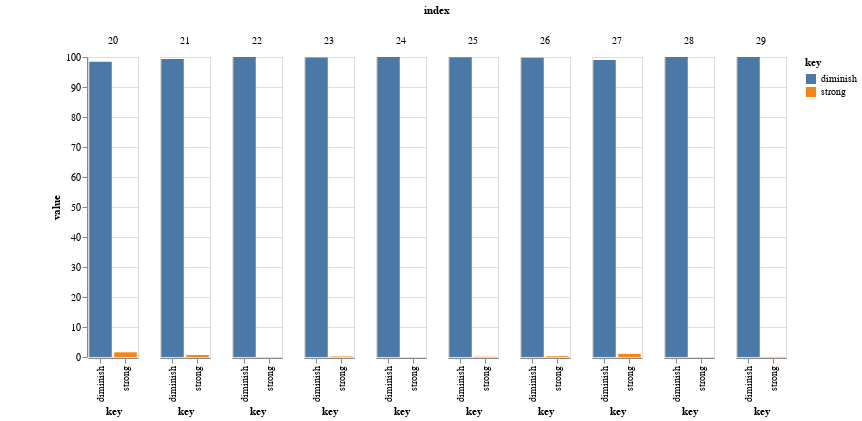

Notebook code cell kept with this figure:
### Markdown cell above
# Test Sentences Here
### **Note**: Click Play to Predict next 10 emails

### Code cell
####################################################################################################################
                       ## Remove this later
import pandas as pd
import altair as alt
import numpy as np
text= df['content']  # all data
# text= femaleEmail['content']    # all female data
text= text[startIndex:endIndex]
prob_Of_Each_Class = pipeline.predict_proba(text)
X = np.arange(startIndex,endIndex)
y_strong= prob_Of_Each_Class[:,1]*100
y_diminishing=prob_Of_Each_Class[:,0]*100    

dfTest = pd.DataFrame(columns=('index', 'strong', 'diminish','sentence'))
dfTest['index']=X 
dfTest['strong']=y_strong 
dfTest['diminish']=y_diminishing
dfTest['sentence']=list(text)
gp_chart = (
  alt.Chart(dfTest,width=50 ,padding={"left": 50, "top": 5, "right": 5, "bottom": 5} )
    .transform_fold(["diminish", "strong"], as_=["key", "value"])
    .mark_bar()  # size=50
    .encode(
        x="key:N",
        y="value:Q",
        color="key:N",
        column="index",
        tooltip="sentence"
    )   # .interactive() 
)

startIndex= startIndex+collectionSize
endIndex=startIndex+collectionSize
gp_chart.display()

    
for index, row in enumerate(text.index):
    print(X[index],  " "+text[row], " ",X[index])    # " ",row,
    
                            ## Remove this later
####################################################################################################################

### Figure 1 — Vega-Lite specification as saved in the notebook (floating-point values rounded to 4 significant figures)
{"config": {"view": {"continuousWidth": 400, "continuousHeight": 300}}, "data": {"name": "data-191914934f5417610e4b5aac59e1e8a4"}, "mark": "bar", "encoding": {"color": {"type": "nominal", "field": "key"}, "column": {"type": "quantitative", "field": "index"}, "tooltip": {"type": "nominal", "field": "sentence"}, "x": {"type": "nominal", "field": "key"}, "y": {"type": "quantitative", "field": "value"}}, "padding": {"left": 50, "top": 5, "right": 5, "bottom": 5}, "transform": [{"fold": ["diminish", "strong"], "as": ["key", "value"]}], "width": 50, "$schema": "https://vega.github.io/schema/vega-lite/v4.8.1.json", "datasets": {"data-191914934f5417610e4b5aac59e1e8a4": [{"index": 20, "strong": 1.57, "diminish": 98.43, "sentence": "Patrick, Please furnish a hard copy of each of the swap confirmations for: Deal Nos. V48090.1 & V48242.1 These deals were referenced by the Counterparty. However, there may be additional confirmations for other financial transactions, therefore, please those confirmations as well (if any). Thank for all the help. Cordially, Susan S. Bailey Enron North America Corp. 1400 Smith Street, Suite 3803A Houston, Texas 77002 Phone: (713) 853-4737 Fax: (713) 646-3490 Email: Susan.Bailey@enron.com"}, {"index": 21, "strong": 0.655, "diminish": 99.35, "sentence": "Ellen, Please check to see if there are any \"live\" physical deals with the captioned counterparty. If so, please provide a hard copy of the confirmation(s) evidencing such deals. I wuld appreciate receipt of such confirmations by Wednesday, February 6th. Many thanks for all your help. Cordially, Susan S. Bailey Enron North America Corp. 1400 Smith Street, Suite 3803A Houston, Texas 77002 Phone: (713) 853-4737 Fax: (713) 646-3490 Email: Susan.Bailey@enron.com"}, {"index": 22, "strong": 0.03388, "diminish": 99.97, "sentence": "Ellen, Yes, that is their actual name. I guess they have not done any physical deals. Many thanks, Susan -----Original Message----- From: Wallumrod, Ellen Sent: Tuesday, February 05, 2002 10:05 AM To: Bailey, Susan Subject: RE: US Brick Co. Susan, Is \"US Brick Co.\" the actual name of this counterparty ? I have just searched for any physical gas transactions under this name and got 0 results. Rgds, Ellen x54099 -----Original Message----- From: Bailey, Susan Sent: Tuesday, February 05, 2002 9:36 AM To: Wallumrod, Ellen Subject: US Brick Co. Ellen, Please check to see if there are any \"live\" physical deals with the captioned counterparty. If so, please provide a hard copy of the confirmation(s) evidencing such deals. I wuld appreciate receipt of such confirmations by Wednesday, February 6th. Many thanks for all your help. Cordially, Susan S. Bailey Enron North America Corp. 1400 Smith Street, Suite 3803A Houston, Texas 77002 Phone: (713) 853-4737 Fax: (713) 646-3490 Email: Susan.Bailey@enron.com"}, {"index": 23, "strong": 0.174, "diminish": 99.83, "sentence": "Ellen, I have just found out that US Brick may also transact business under the name Tiffany Brick Company, L.P. So please conduct another search under that name. And if there are confirms, please furnish the hard copies to me. Thanks, Susan -----Original Message----- From: Wallumrod, Ellen Sent: Tuesday, February 05, 2002 10:05 AM To: Bailey, Susan Subject: RE: US Brick Co. Susan, Is \"US Brick Co.\" the actual name of this counterparty ? I have just searched for any physical gas transactions under this name and got 0 results. Rgds, Ellen x54099 -----Original Message----- From: Bailey, Susan Sent: Tuesday, February 05, 2002 9:36 AM To: Wallumrod, Ellen Subject: US Brick Co. Ellen, Please check to see if there are any \"live\" physical deals with the captioned counterparty. If so, please provide a hard copy of the confirmation(s) evidencing such deals. I wuld appreciate receipt of such confirmations by Wednesday, February 6th. Many thanks for all your help. Cordially, Susan S. Bailey Enron North America Corp. 1400 Smith Street, Suite 3803A Houston, Texas 77002 Phone: (713) 853-4737 Fax: (713) 646-3490 Email: Susan.Bailey@enron.com"}, {"index": 24, "strong": 0.006052, "diminish": 99.99, "sentence": "Guys, Also conduct the search under the name of Tiffany Brick Company, L.P. as we have just found out that the confirms may be under that name. Thanks. -----Original Message----- From: Bailey, Susan Sent: Tuesday, February 05, 2002 9:33 AM To: Mulvany, Patrick Subject: US Brick Co. Patrick, Please furnish a hard copy of each of the swap confirmations for: Deal Nos. V48090.1 & V48242.1 These deals were referenced by the Counterparty. However, there may be additional confirmations for other financial transactions, therefore, please those confirmations as well (if any). Thank for all the help. Cordially, Susan S. Bailey Enron North America Corp. 1400 Smith Street, Suite 3803A Houston, Texas 77002 Phone: (713) 853-4737 Fax: (713) 646-3490 Email: Susan.Bailey@enron.com"}, {"index": 25, "strong": 0.09606, "diminish": 99.9, "sentence": "All, Attached is the most recent working list of the Confirmation Desk members which will be remain with the Enron Estate. Cordially, Susan S. Bailey Enron North America Corp. 1400 Smith Street, Suite 3803A Houston, Texas 77002 Phone: (713) 853-4737 Fax: (713) 646-3490 Email: Susan.Bailey@enron.com"}, {"index": 26, "strong": 0.2654, "diminish": 99.73, "sentence": "Mary Nell & Ted, As discussed, attached is an individual \"Master Log\" for: (a) ECTRIC, (b) EFET/EEFTL, and (c) Enron Credit Limited/Enron Credit Inc. Each Master Log was based on Houston's Termination Log as of 2-11-02. In reviewing the respective Master Logs you will notice that: (a) the attached Master Logs include some of the same entries -- because the termination letter may have related to various Enron affiliates; (b) each of the attached Master Logs includes some counterparties also represented on the London Log entitled \"Schedule of Claims\" - because in many cases the Enron entity was not identified in the London Log; and (c) the following Tab Numbers (being the number that appears in the London Log) represent those counterparties which appear as a counterparty entry in one or more of the attached Master Logs and those counterparty entries on the London Log need to be identified with one or more of the attached Master Logs: Tab No. 1-3 5-8 14-16B 19 21& 22 27 &28 31-40 41 (Nordea Bank Finland Plc) 42 44 47-50 52-54 72 79-84 88-90 99 106 109 116 You are receiving all notices relating to the U.K. Enron entities and can update/maintain the attached Master Logs accordingly. Please let me or Sara know if you have any questions or need additional assistance. Cordially, Susan S. Bailey Enron North America Corp. 1400 Smith Street, Suite 3803A Houston, Texas 77002 Phone: (713) 853-4737 Fax: (713) 646-3490 Email: Susan.Bailey@enron.com"}, {"index": 27, "strong": 1.04, "diminish": 98.96, "sentence": "All, Set forth below is the list of the Non-Terminated Top Ten Counterparties, where Enron is In-The-Money. First determine where if applicable in your respective confirm worlds whether the appropriate Enron affiliate has a (i) physical gas, coal, steel, pulp & paper, lumber & etc.; (ii) financial power, gas, or other commodities (ie. weather, steel, coal, etc.), relationship with each of the counterparties listed. If so, please furnish confirms or a listing that evidence the following requests: 1. Live Deals as of November 30, 2001 2. Expired Deals since November 30, 2001 3. New Deals since November 30, 2001 This request must be handled on an expedited -- ASAP basis to be furnished by Monday, February 4th. Many thanks, Susan S. Bailey Enron North America Corp. 1400 Smith Street, Suite 3803A Houston, Texas 77002 Phone: (713) 853-4737 Fax: (713) 646-3490 Email: Susan.Bailey@enron.com -----Original Message----- From: Shackleton, Sara Sent: Thursday, January 31, 2002 4:17 PM To: Tweed, Sheila Cc: Bailey, Susan; Boyd, Samantha; Panus, Stephanie; Sevitz, Robert; Moran, Tom Subject: RE: TOP TEN counterparties (for ENA) - Non-Terminated, in-the-money positions (based upon FMTM information as of 11/30/01) (1) TXU Energy Trading Company [(2) BP Capital Energy Fund LP - may be subject to mutual termination] (2) Noble Gas Marketing Inc. (3) Puget Sound Energy, Inc. (4) Virginia Power Energy Marketing, Inc. [(5) T. Boone Pickens - may be subject to mutual termination] (5) Neumin Production Co. [(6) Sodra Skogsagarna Ek For - probably an ECTRIC counterparty] (6) Texaco Natural Gas Inc. (may be booked incorrectly for Texaco, Inc. financial trades) (7) ACE Capital Re Overseas Ltd. (8) Nevada Power Company (9) Prior Energy Corporation (10) Select Energy, Inc. -----Original Message----- From: Tweed, Sheila Sent: Thursday, January 31, 2002 3:10 PM To: Shackleton, Sara Subject: Please send me the names of the 10 counterparties that we are evaluating. Thanks! Cordially, Susan S. Bailey Enron North America Corp. 1400 Smith Street, Suite 3803A Houston, Texas 77002 Phone: (713) 853-4737 Fax: (713) 646-3490 Email: Susan.Bailey@enron.com"}, {"index": 28, "strong": 0.004345, "diminish": 100.0, "sentence": "Diane, I too noted that BP Capital Energy Fund L.P. had terminated by mutual termination; however, include them on your list for the time being. Thanks. FYI: thanks for including Melissa -- I had sent her a separate email as we had spoken over the phone concerning the project request. Susan -----Original Message----- From: Anderson, Diane Sent: Thursday, January 31, 2002 5:07 PM To: Bailey, Susan; Mulvany, Patrick; Wallumrod, Ellen; Delahoussaye, 'todd'; Murphy, Melissa; Bowen, Bob Cc: Theriot, Kim S. Subject: RE: Top Ten Counterparty Group Susan, BP Capital Energy Fund L.P. was marked as a \"Y\" for termination on the latest Letter Log and Master Termination Log we received from Stephanie Panus....so do we include them in the list or not? I was in the process of sending their list of deals over to Risk to be swung into the Bankruptcy books. Melissa - can you run this query for Power and send me a spreadsheet? I'll merge it into whatever we find for Gas, Crude, Paper, Weather, etc... for each counterparty? Bob - can you do physical gas? Thanks, Diane -----Original Message----- From: Bailey, Susan Sent: Thursday, January 31, 2002 4:58 PM To: Anderson, Diane; Mulvany, Patrick; Wallumrod, Ellen; Delahoussaye, 'todd' Subject: Top Ten Counterparty Group All, Set forth below is the list of the Non-Terminated Top Ten Counterparties, where Enron is In-The-Money. First determine where if applicable in your respective confirm worlds whether the appropriate Enron affiliate has a (i) physical gas, coal, steel, pulp & paper, lumber & etc.; (ii) financial power, gas, or other commodities (ie. weather, steel, coal, etc.), relationship with each of the counterparties listed. If so, please furnish confirms or a listing that evidence the following requests: 1. Live Deals as of November 30, 2001 2. Expired Deals since November 30, 2001 3. New Deals since November 30, 2001 This request must be handled on an expedited -- ASAP basis to be furnished by Monday, February 4th. Many thanks, Susan S. Bailey Enron North America Corp. 1400 Smith Street, Suite 3803A Houston, Texas 77002 Phone: (713) 853-4737 Fax: (713) 646-3490 Email: Susan.Bailey@enron.com -----Original Message----- From: Shackleton, Sara Sent: Thursday, January 31, 2002 4:17 PM To: Tweed, Sheila Cc: Bailey, Susan; Boyd, Samantha; Panus, Stephanie; Sevitz, Robert; Moran, Tom Subject: RE: TOP TEN counterparties (for ENA) - Non-Terminated, in-the-money positions (based upon FMTM information as of 11/30/01) (1) TXU Energy Trading Company [(2) BP Capital Energy Fund LP - may be subject to mutual termination] (2) Noble Gas Marketing Inc. (3) Puget Sound Energy, Inc. (4) Virginia Power Energy Marketing, Inc. [(5) T. Boone Pickens - may be subject to mutual termination] (5) Neumin Production Co. [(6) Sodra Skogsagarna Ek For - probably an ECTRIC counterparty] (6) Texaco Natural Gas Inc. (may be booked incorrectly for Texaco, Inc. financial trades) (7) ACE Capital Re Overseas Ltd. (8) Nevada Power Company (9) Prior Energy Corporation (10) Select Energy, Inc. -----Original Message----- From: Tweed, Sheila Sent: Thursday, January 31, 2002 3:10 PM To: Shackleton, Sara Subject: Please send me the names of the 10 counterparties that we are evaluating. Thanks! Cordially, Susan S. Bailey Enron North America Corp. 1400 Smith Street, Suite 3803A Houston, Texas 77002 Phone: (713) 853-4737 Fax: (713) 646-3490 Email: Susan.Bailey@enron.com"}, {"index": 29, "strong": 0.04011, "diminish": 99.96, "sentence": "Diane, I think its great that you asked Melissa -- it would be fine if your lists are intergrated, that would be great. Susan -----Original Message----- From: Anderson, Diane Sent: Friday, February 01, 2002 8:49 AM To: Bailey, Susan Subject: RE: Top Ten Counterparty Group OK - I'll ask Melissa to send you her power list separately. -----Original Message----- From: Bailey, Susan Sent: Friday, February 01, 2002 8:12 AM To: Anderson, Diane Subject: RE: Top Ten Counterparty Group Diane, I too noted that BP Capital Energy Fund L.P. had terminated by mutual termination; however, include them on your list for the time being. Thanks. FYI: thanks for including Melissa -- I had sent her a separate email as we had spoken over the phone concerning the project request. Susan -----Original Message----- From: Anderson, Diane Sent: Thursday, January 31, 2002 5:07 PM To: Bailey, Susan; Mulvany, Patrick; Wallumrod, Ellen; Delahoussaye, 'todd'; Murphy, Melissa; Bowen, Bob Cc: Theriot, Kim S. Subject: RE: Top Ten Counterparty Group Susan, BP Capital Energy Fund L.P. was marked as a \"Y\" for termination on the latest Letter Log and Master Termination Log we received from Stephanie Panus....so do we include them in the list or not? I was in the process of sending their list of deals over to Risk to be swung into the Bankruptcy books. Melissa - can you run this query for Power and send me a spreadsheet? I'll merge it into whatever we find for Gas, Crude, Paper, Weather, etc... for each counterparty? Bob - can you do physical gas? Thanks, Diane -----Original Message----- From: Bailey, Susan Sent: Thursday, January 31, 2002 4:58 PM To: Anderson, Diane; Mulvany, Patrick; Wallumrod, Ellen; Delahoussaye, 'todd' Subject: Top Ten Counterparty Group All, Set forth below is the list of the Non-Terminated Top Ten Counterparties, where Enron is In-The-Money. First determine where if applicable in your respective confirm worlds whether the appropriate Enron affiliate has a (i) physical gas, coal, steel, pulp & paper, lumber & etc.; (ii) financial power, gas, or other commodities (ie. weather, steel, coal, etc.), relationship with each of the counterparties listed. If so, please furnish confirms or a listing that evidence the following requests: 1. Live Deals as of November 30, 2001 2. Expired Deals since November 30, 2001 3. New Deals since November 30, 2001 This request must be handled on an expedited -- ASAP basis to be furnished by Monday, February 4th. Many thanks, Susan S. Bailey Enron North America Corp. 1400 Smith Street, Suite 3803A Houston, Texas 77002 Phone: (713) 853-4737 Fax: (713) 646-3490 Email: Susan.Bailey@enron.com -----Original Message----- From: Shackleton, Sara Sent: Thursday, January 31, 2002 4:17 PM To: Tweed, Sheila Cc: Bailey, Susan; Boyd, Samantha; Panus, Stephanie; Sevitz, Robert; Moran, Tom Subject: RE: TOP TEN counterparties (for ENA) - Non-Terminated, in-the-money positions (based upon FMTM information as of 11/30/01) (1) TXU Energy Trading Company [(2) BP Capital Energy Fund LP - may be subject to mutual termination] (2) Noble Gas Marketing Inc. (3) Puget Sound Energy, Inc. (4) Virginia Power Energy Marketing, Inc. [(5) T. Boone Pickens - may be subject to mutual termination] (5) Neumin Production Co. [(6) Sodra Skogsagarna Ek For - probably an ECTRIC counterparty] (6) Texaco Natural Gas Inc. (may be booked incorrectly for Texaco, Inc. financial trades) (7) ACE Capital Re Overseas Ltd. (8) Nevada Power Company (9) Prior Energy Corporation (10) Select Energy, Inc. -----Original Message----- From: Tweed, Sheila Sent: Thursday, January 31, 2002 3:10 PM To: Shackleton, Sara Subject: Please send me the names of the 10 counterparties that we are evaluating. Thanks! Cordially, Susan S. Bailey Enron North America Corp. 1400 Smith Street, Suite 3803A Houston, Texas 77002 Phone: (713) 853-4737 Fax: (713) 646-3490 Email: Susan.Bailey@enron.com"}]}}
